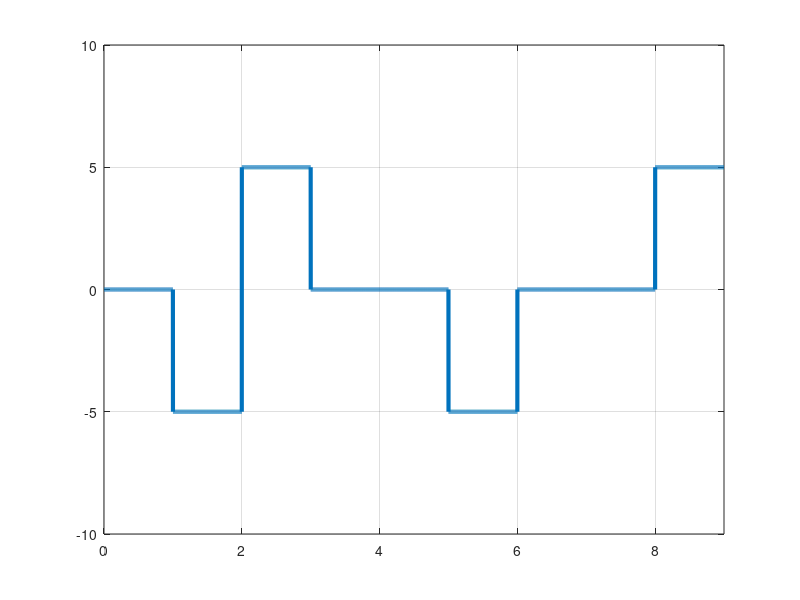

Reproduce this figure in MATLAB.
clc;    %clear command line
clear all;  %clear variables
close all;  %clear figures 

%bits = [1 0 1 0 0 0 1 0 1 1 0 1 0 0 1];
bits = [0 1 1 0 0 1 0 0 1];

%Modulation :

bitRate = 1;
voltage = 5;

samplingRate = 1000;
samplingTime = 1/samplingRate;
endTime = length(bits)/bitRate;
time = 0:samplingTime:endTime;

index = 1;
sign = 1;
modulation = [];

if(bits(index)==1)
    sign = -1*sign;
end

for i = 1:length(time)
    if(bits(index)==0)
        modulation(i) = 0;
    else
        modulation(i) = sign*voltage;
    end
    if(time(i)*bitRate >= index)
        index = index+1;
        if(index <= length(bits) && bits(index)==1)
            sign = -1*sign;
        end
    end
end

plot(time,modulation,'LineWidth',3);
axis([0 endTime -voltage-5 voltage+5]);
grid on;

%Demodulation : 

index = 1;
prev = voltage;
demodulation = [];

for i = 1:length(modulation)
    if(modulation(i) == 0)
        demodulation(index) = 0;
    else
        demodulation(index) = 1;
    end
    if(time(i)*bitRate >= index)
        index = index+1;
    end
end

disp(demodulation);

% alternate mark inversion
% zero = 0; 1 = alternate